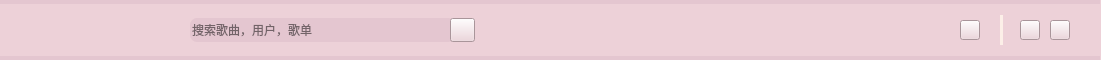
   <widget class="QWidget" name="TopNav" native="true">
    <property name="geometry">
     <rect>
      <x>0</x>
      <y>0</y>
      <width>1101</width>
      <height>60</height>
     </rect>
    </property>
    <property name="focusPolicy">
     <enum>Qt::ClickFocus</enum>
    </property>
    <property name="styleSheet">
     <string notr="true">
background-color: #edd1d8;</string>
    </property>
    <widget class="QLineEdit" name="SearchEdit">
     <property name="geometry">
      <rect>
       <x>190</x>
       <y>18</y>
       <width>265</width>
       <height>24</height>
      </rect>
     </property>
     <property name="font">
      <font>
       <family>微软雅黑 Light</family>
       <pointsize>9</pointsize>
      </font>
     </property>
     <property name="styleSheet">
      <string notr="true">border-radius:7px;
background-color: rgb(228, 198, 208)
</string>
     </property>
     <property name="inputMask">
      <string/>
     </property>
     <property name="text">
      <string/>
     </property>
     <property name="maxLength">
      <number>25</number>
     </property>
     <property name="frame">
      <bool>false</bool>
     </property>
     <property name="echoMode">
      <enum>QLineEdit::Normal</enum>
     </property>
     <property name="placeholderText">
      <string>搜索歌曲，用户，歌单</string>
     </property>
    </widget>
    <widget class="QPushButton" name="exitButton">
     <property name="geometry">
      <rect>
       <x>1050</x>
       <y>20</y>
       <width>20</width>
       <height>20</height>
      </rect>
     </property>
     <property name="cursor">
      <cursorShape>PointingHandCursor</cursorShape>
     </property>
     <property name="toolTip">
      <string>Quit</string>
     </property>
     <property name="styleSheet">
      <string notr="true">QPushButton#exitButton{border-image: url(:/bg/exit.png);}
QPushButton#exitButton:hover{
	border-image: url(:/bg/exit_hover.png);}</string>
     </property>
     <property name="text">
      <string/>
     </property>
    </widget>
    <widget class="QPushButton" name="hideButton">
     <property name="geometry">
      <rect>
       <x>1020</x>
       <y>20</y>
       <width>20</width>
       <height>20</height>
      </rect>
     </property>
     <property name="cursor">
      <cursorShape>PointingHandCursor</cursorShape>
     </property>
     <property name="toolTip">
      <string>hide</string>
     </property>
     <property name="styleSheet">
      <string notr="true">QPushButton#hideButton{
	border-image: url(:/bg/hide.png);}
QPushButton#hideButton:hover{
	border-image: url(:/bg/hide_hover.png);}</string>
     </property>
     <property name="text">
      <string/>
     </property>
    </widget>
    <widget class="QPushButton" name="searchButton">
     <property name="geometry">
      <rect>
       <x>450</x>
       <y>18</y>
       <width>25</width>
       <height>24</height>
      </rect>
     </property>
     <property name="cursor">
      <cursorShape>PointingHandCursor</cursorShape>
     </property>
     <property name="toolTip">
      <string>Press Enter</string>
     </property>
     <property name="styleSheet">
      <string notr="true">QPushButton#searchButton{
border-image: url(:/bg/search.png);}</string>
     </property>
     <property name="text">
      <string/>
     </property>
    </widget>
    <widget class="QLabel" name="welcomeInfoLabel">
     <property name="geometry">
      <rect>
       <x>10</x>
       <y>18</y>
       <width>140</width>
       <height>24</height>
      </rect>
     </property>
     <property name="font">
      <font>
       <family>微软雅黑</family>
       <pointsize>10</pointsize>
      </font>
     </property>
     <property name="cursor">
      <cursorShape>PointingHandCursor</cursorShape>
     </property>
     <property name="styleSheet">
      <string notr="true">QLabel#welcomeInfoLabel{color: rgb(252, 252, 252)}
QLabel#welcomeInfoLabel:hover{
	color: rgb(170, 255, 255)}</string>
     </property>
     <property name="text">
      <string/>
     </property>
    </widget>
    <widget class="Line" name="line_8">
     <property name="geometry">
      <rect>
       <x>1000</x>
       <y>15</y>
       <width>3</width>
       <height>30</height>
      </rect>
     </property>
     <property name="styleSheet">
      <string notr="true">
background-color: rgb(252, 239, 232);</string>
     </property>
     <property name="lineWidth">
      <number>0</number>
     </property>
     <property name="orientation">
      <enum>Qt::Vertical</enum>
     </property>
    </widget>
    <widget class="QPushButton" name="configButton">
     <property name="geometry">
      <rect>
       <x>960</x>
       <y>20</y>
       <width>20</width>
       <height>20</height>
      </rect>
     </property>
     <property name="cursor">
      <cursorShape>PointingHandCursor</cursorShape>
     </property>
     <property name="toolTip">
      <string>hide</string>
     </property>
     <property name="styleSheet">
      <string notr="true">QPushButton{
	border-image: url(:/bg/config.png);;}

QPushButton:hover{
	border-image: url(:/bg/config_hover.png);}</string>
     </property>
     <property name="text">
      <string/>
     </property>
    </widget>
    <widget class="Line" name="line_10">
     <property name="geometry">
      <rect>
       <x>0</x>
       <y>56</y>
       <width>1100</width>
       <height>4</height>
      </rect>
     </property>
     <property name="styleSheet">
      <string notr="true">background-color: rgb(228, 198, 208);</string>
     </property>
     <property name="frameShadow">
      <enum>QFrame::Raised</enum>
     </property>
     <property name="lineWidth">
      <number>0</number>
     </property>
     <property name="orientation">
      <enum>Qt::Horizontal</enum>
     </property>
    </widget>
    <widget class="Line" name="line_11">
     <property name="geometry">
      <rect>
       <x>0</x>
       <y>0</y>
       <width>1100</width>
       <height>4</height>
      </rect>
     </property>
     <property name="styleSheet">
      <string notr="true">background-color: rgb(228, 198, 208);</string>
     </property>
     <property name="frameShadow">
      <enum>QFrame::Raised</enum>
     </property>
     <property name="lineWidth">
      <number>0</number>
     </property>
     <property name="orientation">
      <enum>Qt::Horizontal</enum>
     </property>
    </widget>
   </widget>
